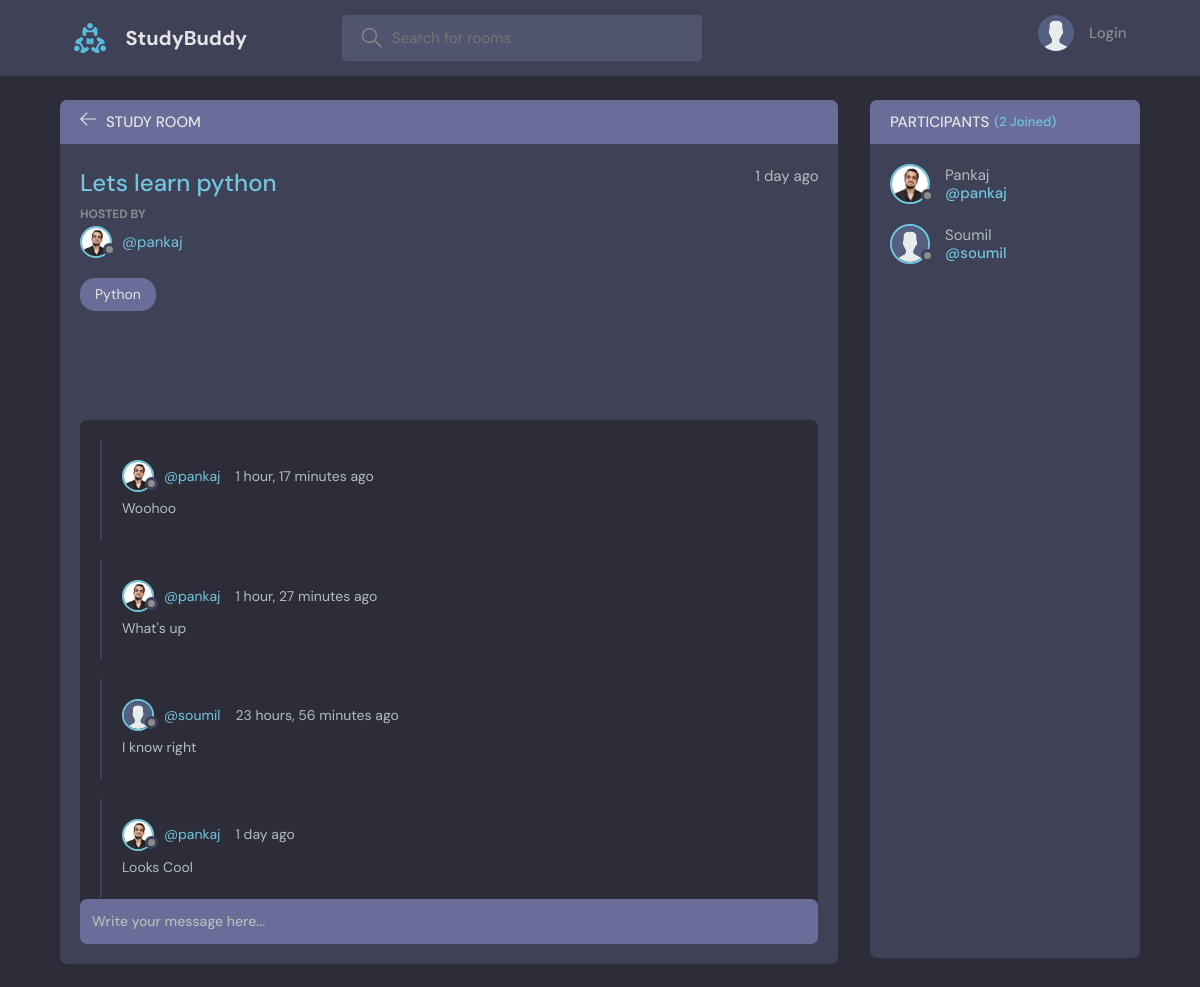
The page /room/1/ on the database its author committed.
### base/models.py (models this page shows, shortened)
class Room(models.Model):
    host = models.ForeignKey(User, on_delete=models.SET_NULL,null=True)
    topic = models.ForeignKey(Topic, on_delete=models.SET_NULL, null=True)
    name = models.CharField(max_length=200)
    description = models.TextField(null=True, blank=True)
    participant = models.ManyToManyField(User, related_name='participants',blank=True)
    created = models.DateTimeField(auto_now_add=True)
    updated = models.DateTimeField(auto_now=True)
    class Meta:
        ordering= ['-updated','-created']

class User(AbstractUser):
    name = models.CharField(max_length=200,null=True)
    email = models.EmailField(unique=True,null=True)
    bio = models.TextField(blank=True)
    avatar = models.ImageField(null=True, default='avatar.svg')
    USERNAME_FIELD = 'email'
    REQUIRED_FIELDS=[]

class Topic(models.Model):
    name = models.CharField(max_length=100)
    def __str__(self):
        return self.name

class Message(models.Model):
    user = models.ForeignKey(User, on_delete=models.CASCADE)
    room = models.ForeignKey(Room, on_delete=models.CASCADE)
    body = models.TextField()
    created = models.DateTimeField(auto_now_add=True)
    updated = models.DateTimeField(auto_now=True)
    class Meta:
        ordering = ['-created','-updated']

### base/views.py (the view, shortened to what this page needs)
# urls.py: path('room/<str:pk>/', room, name='room'),
def room(request, pk):
    room = Room.objects.get(id = pk)
    room_messages = room.message_set.all().order_by('-created')
    participants = room.participant.all()
    context = {'room':room,'room_messages':room_messages,'participants':participants}
    return render(request,'base/room.html',context)

### base/templates/base/room.html (shortened to what this page needs)
{% extends 'main.html' %}
{% block content %}
<main class="profile-page layout layout--2">
  <div class="container">
    <div class="room">
      <div class="room__top">
        <div class="room__topLeft">
          <a href="{% url 'home' %}">
            <svg version="1.1" xmlns="http://www.w3.org/2000/svg" width="32" height="32" viewBox="0 0 32 32">
              <title>arrow-left</title>
              <path
                d="M13.723 2.286l-13.723 13.714 13.719 13.714 1.616-1.611-10.96-10.96h27.625v-2.286h-27.625l10.965-10.965-1.616-1.607z">
              </path>
            </svg>
          </a>
          <h3>Study Room</h3>
        </div>
      </div>
      <div class="room__box scroll">
        <div class="room__header scroll">
          <div class="room__info">
            <h3>{{room.name}}</h3>
            <span>{{room.created|timesince}} ago</span>
          </div>
          <div class="room__hosted">
            <p>Hosted By</p>
            <a href="{% url 'user-profile' room.host.id %}" class="room__author">
              <div class="avatar avatar--small">
                <img src="{{room.host.avatar.url}}" />
              </div>
              <span>@{{room.host.username}}</span>
            </a>
          </div>
          <span class="room__topics">{{room.topic}}</span>
        </div>
        <div class="room__conversation">
          <div class="threads scroll">
            {% for message in room_messages %}
            <div class="thread">
              <div class="thread__top">
                <div class="thread__author">
                  <a href="{% url 'user-profile' message.user.id %}" class="thread__authorInfo">
                    <div class="avatar avatar--small">
                      <img src="{{message.user.avatar.url}}" />
                    </div>
                    <span>@{{message.user.username}}</span>
                  </a>
                  <span class="thread__date">{{message.created|timesince}} ago</span>
                </div>
              </div>
              <div class="thread__details">
                {{message.body}}
              </div>
            </div>
            {% endfor %}
          </div>
        </div>
      </div>
      <div class="room__message">
        <form action="" method="POST">
          <input name="body" placeholder="Write your message here..." />
        </form>
      </div>
    </div>
    <div class="participants">
      <h3 class="participants__top">Participants <span>({{participants.count}} Joined)</span></h3>
      <div class="participants__list scroll">
        {% for user in participants %}
        <a href="{%  url 'user-profile' user.id %}" class="participant">
          <div class="avatar avatar--medium">
            <img src="{{user.avatar.url}}" />
          </div>
          <p>
            {{user.name}}
            <span>@{{user.username}}</span>
          </p>
        </a>
        {% endfor %}
      </div>
    </div>
  </div>
</main>
{% endblock content %}

### rows shown on the page
Room: name "Lets learn python", created "1 day", host.avatar (picture), host.username "pankaj", topic "Python"
Message: user.avatar (picture), user.username "pankaj", created "1 hour, 17 minutes", body "Woohoo"
Message: user.avatar (picture), user.username "pankaj", created "1 hour, 27 minutes", body "What's up"
Message: user.avatar (placeholder picture), user.username "soumil", created "23 hours, 56 minutes", body "I know right"
Message: user.avatar (picture), user.username "pankaj", created "1 day", body "Looks Cool"
User: avatar (picture), name "Pankaj", username "pankaj"
User: avatar (placeholder picture), name "Soumil", username "soumil"

### other values the page prints
{{ participants.count }} "2"
